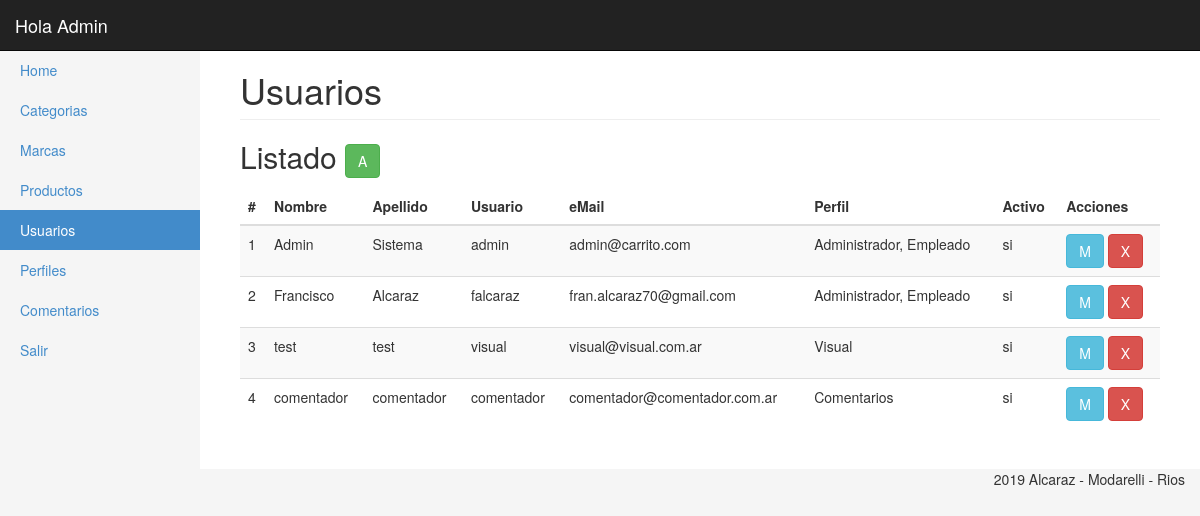
Page /_admin/usuarios.php (signed in) on the committed database.
### tables this page shows
CREATE TABLE `usuarios` (
  `id_usuario` int(11) NOT NULL,
  `nombre` varchar(100) NOT NULL,
  `apellido` varchar(100) NOT NULL,
  `usuario` varchar(20) NOT NULL,
  `clave` varchar(50) NOT NULL,
  `email` varchar(100) NOT NULL,
  `tipo` int(2) NOT NULL,
  `activo` tinyint(1) NOT NULL,
  `salt` varchar(50) NOT NULL
);

### _admin/clases/usuarios.php (called while the page is built, shortened)
<?
Class Usuario{
	private $con;
	public function __construct($con){
		$this->con = $con;
	}
	public function getList(){
		$query = "SELECT id_usuario,nombre,apellido,email,usuario,clave,activo
		           FROM usuarios ";
		$resultado = array();
		foreach($this->con->query($query) as $key=>$usuario){
			$resultado[$key] = $usuario;
			$sql = 'SELECT nombre
					  FROM perfil
					  INNER JOIN usuarios_perfiles ON (usuarios_perfiles.perfil_id = perfil.id)
					  WHERE usuarios_perfiles.usuario_id = '.$usuario['id_usuario'];
			foreach($this->con->query($sql) as $key2=>$perfil){
				$resultado[$key]['perfiles'][$key2] = $perfil['nombre'];
			}
		}
            return $resultado;
	}
}
?>

### _admin/usuarios.php (the view, shortened to what this page needs)
<?
require('inc/header.php');
?>
<div class="container-fluid">
      <?$userMenu = 'Usuarios';
	include('inc/side_bar.php');
        ?>
        <div class="col-sm-9 col-md-10 main">
		  <h1 class="page-header">
            Usuarios
          </h1>
          <h2 class="sub-header">Listado
		  <?if(in_array('user.add',$_SESSION['usuario']['permisos'])){?>
				<a href="usuarios_ae.php"><button type="button" class="btn btn-success" title="Modificar">A</button></a>
		  <?}?>
		  </h2>
		   <?if(in_array('user.see',$_SESSION['usuario']['permisos'])){?>
			  <div class="table-responsive">
				<table class="table table-striped">
				  <thead>
					<tr>
					  <th>#</th>
					  <th>Nombre</th>
					  <th>Apellido</th>
					  <th>Usuario</th>
					  <th>eMail</th>
					  <th>Perfil</th>
					  <th>Activo</th>
					  <th>Acciones</th>
					</tr>
				  </thead>
				  <tbody>
					<?
						foreach($user->getList() as $usuario){?>
							<tr>
							  <td><?=$usuario['id_usuario'];?></td>
							  <td><?=$usuario['nombre'];?></td>
							  <td><?=$usuario['apellido'];?></td>
							  <td><?=$usuario['usuario'];?></td>
							  <td><?=$usuario['email'];?></td>
							  <td><?=isset($usuario['perfiles'])?implode(', ',$usuario['perfiles']):'No tiene perfiles asignados';?></td>
							  <td><?=($usuario['activo'])?'si':'no';?></td>
							  <td>
								  <?if(in_array('user.edit',$_SESSION['usuario']['permisos'])){?>
										<a href="usuarios_ae.php?edit=<?=$usuario['id_usuario']?>"><button type="button" class="btn btn-info" title="Modificar">M</button></a>
								  <?}?>
								   <?if(in_array('user.del',$_SESSION['usuario']['permisos'])){?>
										<a href="usuarios.php?del=<?=$usuario['id_usuario']?>"><button type="button" class="btn btn-danger" title="Borrar">X</button></a>
								<?}?>
							  </td>
							</tr>
						<?}?>
				  </tbody>
				</table>
			  </div>
 <?}?>
      </div>
	</div>
</div>
<?include('inc/footer.php');?>

### _admin/css/styles.css (style rules this page uses)
body { padding-top: 50px; background-color: #f5f5f5; }
.main { padding: 20px; background-color: #fff; }
@media (min-width: 768px) { .main { padding-right: 40px; padding-left: 40px; } }
.main .page-header { margin-top: 0; }

### rows in the picture
usuarios: id_usuario "1", nombre "Admin", apellido "Sistema", usuario "admin", email "admin@carrito.com", perfiles "Administrador, Empleado", activo "si"
usuarios: id_usuario "2", nombre "Francisco", apellido "Alcaraz", usuario "falcaraz", email "fran.alcaraz70@gmail.com", perfiles "Administrador, Empleado", activo "si"
usuarios: id_usuario "3", nombre "test", apellido "test", usuario "visual", email "visual@visual.com.ar", perfiles "Visual", activo "si"
usuarios: id_usuario "4", nombre "comentador", apellido "comentador", usuario "comentador", email "comentador@comentador.com.ar", perfiles "Comentarios", activo "si"

### other values in the picture
$_SESSION['usuario']['nombre'] "Admin"
